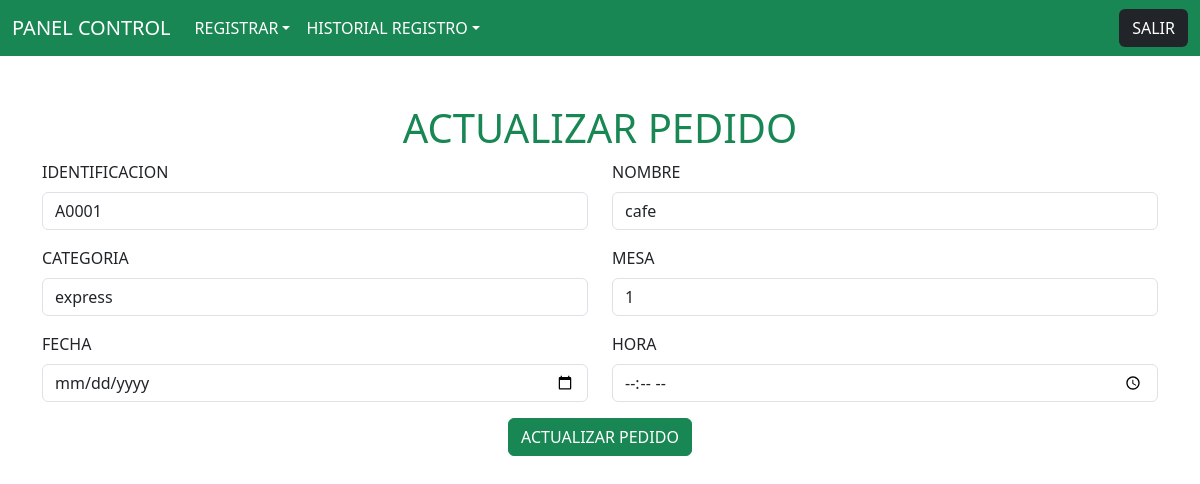
Page /enlace_tabla_pedido/enlace_actualizar_pedido/A0001 (signed in) on the committed database.
### aplicacion/models.py (models this page shows, shortened)
class Tabla_Pedido(models.Model):
    Id_Pedido = models.CharField()
    Nombre_Pedido = models.CharField()
    Categoria_Pedido = models.CharField()
    Mesa_Pedido = models.CharField()
    Fecha_Pedido = models.DateField()
    Hora_Pedido = models.TimeField()

### aplicacion/views.py (the view)
# urls.py: path('enlace_tabla_pedido/enlace_actualizar_pedido/<Id_Pedido>' , views.enlace_actualizar_pedido),
@login_requerido
def enlace_actualizar_pedido(request , Id_Pedido):
    pedido = Tabla_Pedido.objects.get(Id_Pedido = Id_Pedido)
    return render(request , 'actualizar_pedido.html' , {
        'actualizar_pedido' : pedido
    })

### aplicacion/views.py (called while the page is built)
def login_requerido(view_func):
    @wraps(view_func)
    def _wrapped_view(request, *args, **kwargs):
        if not request.session.get('usuario_logueado'):
            return redirect('/')  # Pon aquí la ruta de tu login si es distinta
        return view_func(request, *args, **kwargs)
    return _wrapped_view

### aplicacion/templates/actualizar_pedido.html
{% extends "barra_menu.html" %}
{% block contenedor %}
<div class="container my-5">
    <h1 class="text-center text-success">ACTUALIZAR PEDIDO</h1>
    <form action='/logica_actualizar_pedido/' method='POST'>{% csrf_token %}
        <div class="row">
            <div class="col-md-6 mb-3">
                <label for="identificacion" class="form-label">IDENTIFICACION</label>
                <input type="text" class="form-control" id="TxtIdentificacion" name="TxtIdentificacion" value="{{ actualizar_pedido.Id_Pedido }}">
            </div>
            <div class="col-md-6 mb-3">
                <label for="nombre" class="form-label">NOMBRE</label>
                <input type="text" class="form-control" id="TxtNombre" name="TxtNombre" value="{{ actualizar_pedido.Nombre_Pedido }}">
            </div>
        </div>
        <div class="row">
            <div class="col-md-6 mb-3">
                <label for="categoria" class="form-label">CATEGORIA</label>
                <input type="text" class="form-control" id="TxtCategoria" name="TxtCategoria" value="{{ actualizar_pedido.Categoria_Pedido }}">
            </div>
            <div class="col-md-6 mb-3">
                <label for="mesa" class="form-label">MESA</label>
                <input type="text" class="form-control" id="TxtMesa" name="TxtMesa" value="{{ actualizar_pedido.Mesa_Pedido }}">
            </div>
        </div>
        <div class="row">
            <div class="col-md-6 mb-3">
                <label for="fecha" class="form-label">FECHA</label>
                <input type="date" class="form-control" id="TxtFecha" name="TxtFecha" value="{{ actualizar_pedido.Fecha_Pedido }}">
            </div>
            <div class="col-md-6 mb-3">
                <label for="hora" class="form-label">HORA</label>
                <input type="time" class="form-control" id="TxtHora" name="TxtHora" value="{{ actualizar_pedido.Hora_Pedido }}">
            </div>
        </div>
        <div class="text-center">
            <button type="submit" class="btn btn-success">ACTUALIZAR PEDIDO</button>
        </div>
    </form>
</div>
{% endblock contenedor %}

### rows in the picture
Tabla_Pedido: TxtIdentificacion "A0001", TxtNombre "cafe", TxtCategoria "express", TxtMesa "1"
